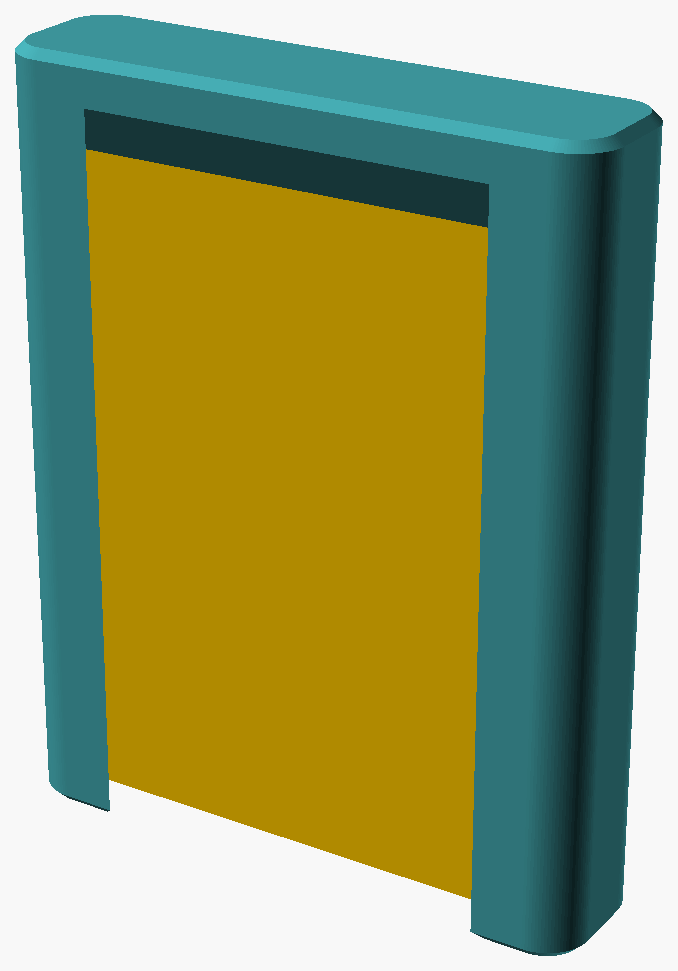
#> input picture docs/v_front_blank.png, 678 x 971 px, found by its file name
$ python make_st5_figure.py
#> lines starting #> are read from the running program, lines starting #| are printed output that depends on the picture
#!/usr/bin/env python3
"""UMS V1 - tools/make_st5_figure.py   (ST-5)"""
import matplotlib
matplotlib.use("Agg")
import matplotlib.pyplot as plt
import matplotlib.image as mpimg

fig, axes = plt.subplots(1, 2, figsize=(10.5, 7.0))
axes[0].imshow(mpimg.imread("docs/v_front_blank.png"))
axes[0].set_title("Blank, from behind: the V1 socket, nothing else", fontsize=10.5)
axes[0].annotate("socket is V1 exactly, seat at the top,\ndimple 26.58 below the floor top",
                 xy=(0.50, 0.55), xytext=(0.02, 0.06), xycoords="axes fraction",
                 textcoords="axes fraction", fontsize=8.5,
                 arrowprops=dict(arrowstyle="->", lw=0.9, color="#1d3557"))
axes[1].imshow(mpimg.imread("docs/v_front_adapter.png"))
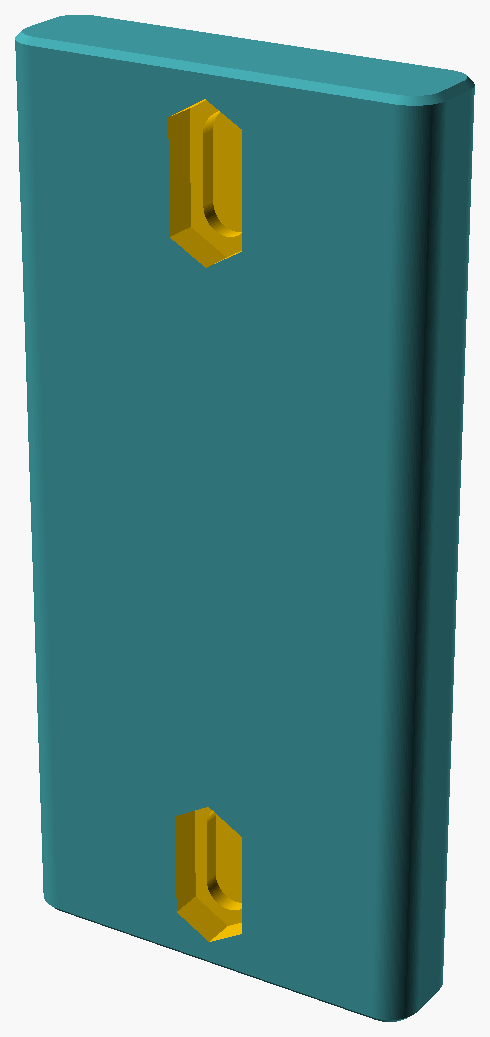
#> input picture docs/v_front_adapter.png, 490 x 1037 px, found by its file name
axes[1].set_title("Adapter, from the front: bolt slots and nut channels", fontsize=10.5)
axes[1].annotate("slots run up and down, so a pitch\nthat is a little out still lands",
                 xy=(0.48, 0.80), xytext=(0.02, 0.95), xycoords="axes fraction",
                 textcoords="axes fraction", fontsize=8.5,
                 arrowprops=dict(arrowstyle="->", lw=0.9, color="#1d3557"))
axes[1].annotate("nut channel, closed by the\nholder's own back wall",
                 xy=(0.48, 0.22), xytext=(0.02, 0.06), xycoords="axes fraction",
                 textcoords="axes fraction", fontsize=8.5,
                 arrowprops=dict(arrowstyle="->", lw=0.9, color="#1d3557"))
for ax in axes:
    ax.axis("off")
fig.suptitle("UMS V1 — ST-5: the front blank and the UniHolder adapter", fontsize=12)
fig.tight_layout(rect=[0, 0, 1, 0.95])
fig.savefig("docs/st5_overview.png", dpi=110)
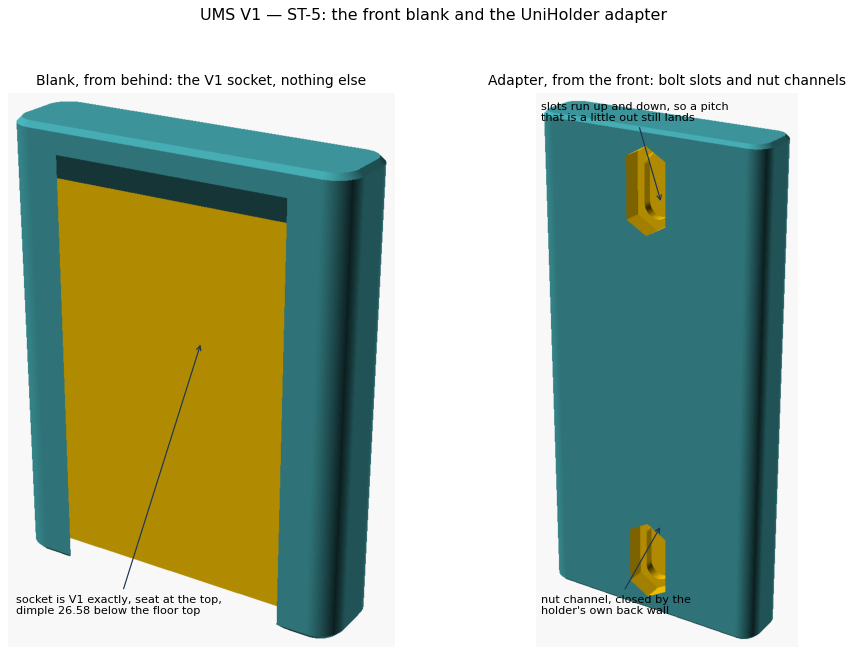
#> figure drawn by matplotlib, 2 panels
print("wrote docs/st5_overview.png")
